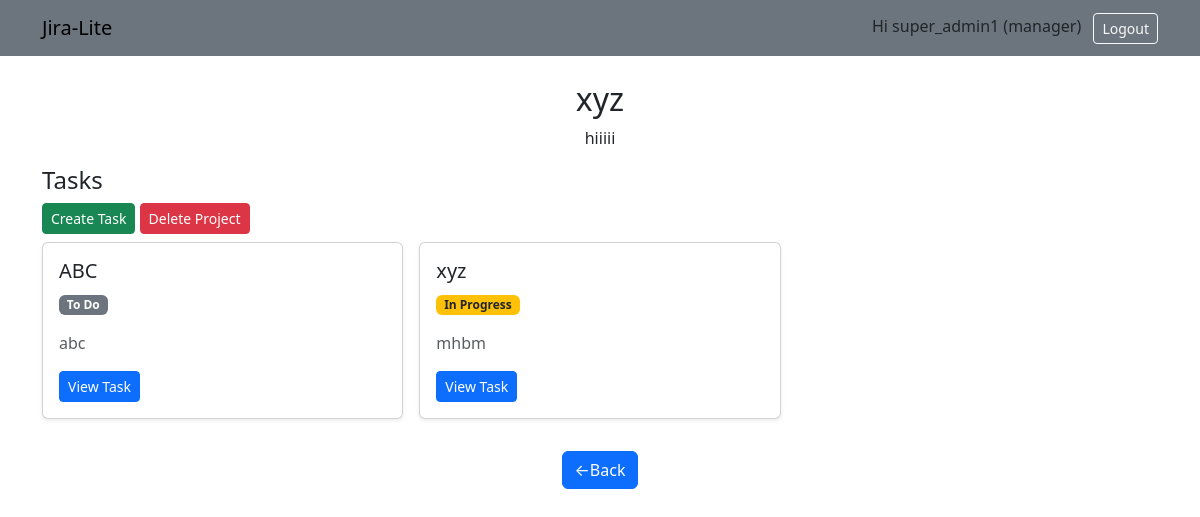
The page /projects/3/ (signed in) on the database its author committed.
### core/models.py (models this page shows, shortened)
class Profile(models.Model):
    ROLE_CHOICES = (
        ('admin', 'Admin'),
        ('manager', 'Manager'),
        ('member', 'Member'),
    )
    user = models.OneToOneField(User, on_delete=models.CASCADE)
    organization = models.ForeignKey(Organization, null=True, blank=True, on_delete=models.SET_NULL, related_name='members')
    role = models.CharField(max_length=10, choices=ROLE_CHOICES, default='member')

class Project(models.Model):
    organization = models.ForeignKey(Organization, on_delete=models.CASCADE, related_name='projects')
    name = models.CharField(max_length=255)
    description = models.TextField(blank=True)
    created_by = models.ForeignKey(User, null=True, on_delete=models.SET_NULL, related_name='created_projects')
    created_at = models.DateTimeField(auto_now_add=True)

class Task(models.Model):
    project = models.ForeignKey(Project, on_delete=models.CASCADE, related_name='tasks')
    title = models.CharField(max_length=255)
    description = models.TextField(blank=True)
    status = models.CharField(max_length=20, choices=STATUS_CHOICES, default='todo')
    priority = models.CharField(max_length=10, choices=PRIORITY_CHOICES, default='med')
    assignee = models.ForeignKey(User, null=True, blank=True, on_delete=models.SET_NULL, related_name='tasks_assigned')
    due_date = models.DateField(null=True, blank=True)
    created_by = models.ForeignKey(User, null=True, on_delete=models.SET_NULL, related_name='created_tasks')
    created_at = models.DateTimeField(auto_now_add=True)

### core/views.py (the view)
# urls.py: path('projects/<int:pk>/', views.ProjectDetailView.as_view(), name='project_detail'),
class ProjectDetailView(LoginRequiredMixin, DetailView):
    model = Project
    template_name = 'core/project_detail.html'
    context_object_name = 'project'
    def get_queryset(self):
        return Project.objects.filter(organization=self.request.user.profile.organization)

### core/templates/core/project_detail.html
{% extends 'base.html' %}
{% block content %}
<h2 class="text-center">{{ project.name }}</h2>
<p class="text-center">{{ project.description }}</p>
<h4>Tasks</h4>
<div>
    <a class="btn btn-sm btn-success mb-2" href="{% url 'task_create' project.pk %}">Create Task</a>
    <a class="btn btn-sm btn-danger mb-2" href="{% url 'project_delete' project.pk %}">Delete Project</a>
</div>
<div class="row g-3">
    {% for task in project.tasks.all %}
    <div class="col-md-4">
        <div class="card shadow-sm h-100">
            <div class="card-body">
                <h5 class="card-title">{{ task.title }}</h5>
                <p class="card-text">
                    <span class="badge
                        {% if task.status == 'todo' %}bg-secondary
                        {% elif task.status == 'inprogress' %}bg-warning text-dark
                        {% elif task.status == 'done' %}bg-success
                        {% endif %}">
                        {{ task.get_status_display }}
                    </span>
                </p>
                {% if task.description %}
                <p class="card-text text-muted">{{ task.description|truncatewords:20 }}</p>
                {% endif %}
                <a href="{% url 'task_detail' task.pk %}" class="btn btn-primary btn-sm">View Task</a>
            </div>
        </div>
    </div>
    {% empty %}
    <div class="col-12">
        <div class="alert alert-info">No tasks</div>
    </div>
    {% endfor %}
</div>
<div class="text-center mt-3">
    <button class="btn btn-primary d-inline mt-3" onclick="window.history.back()">&larr;Back</button>
</div>
{% endblock %}

### templates/base.html (shortened to what this page needs)
<!doctype html>
<html>
<head>
    <link href="https://cdn.jsdelivr.net/npm/bootstrap@5.3.0/dist/css/bootstrap.min.css" rel="stylesheet">
</head>
<body>
    <nav class="navbar navbar-expand-lg navbar-secondary bg-secondary">
        <div class="container">
            <a class="navbar-brand" href="{% url 'project_list' %}">Jira-Lite</a>
            <div>
                {% if user.is_authenticated %}
                <span class="me-2">Hi {{ user.username }} ({{ user.profile.role }})</span>
                <form action="{% url 'logout' %}" method="post" style="display:inline;">
                    <button type="submit" class="btn btn-outline-light text-light btn-sm">Logout</button>
                </form>
                {% else %}
                <a class="btn btn-primary btn-sm" href="{% url 'login' %}">Login</a>
                <a class="btn btn-secondary btn-sm" href="{% url 'signup' %}">Sign up</a>
                {% endif %}
            </div>
        </div>
    </nav>
    <div class="container mt-4">
        {% block content %}{% endblock %}
    </div>
</body>
</html>

### rows shown on the page
Project: name "xyz", description "hiiiii"
Task: title "ABC", status "To Do", description "abc"
Task: title "xyz", status "In Progress", description "mhbm"

### other values the page prints
{{ user.username }} "super_admin1"
{{ user.profile.role }} "manager"
